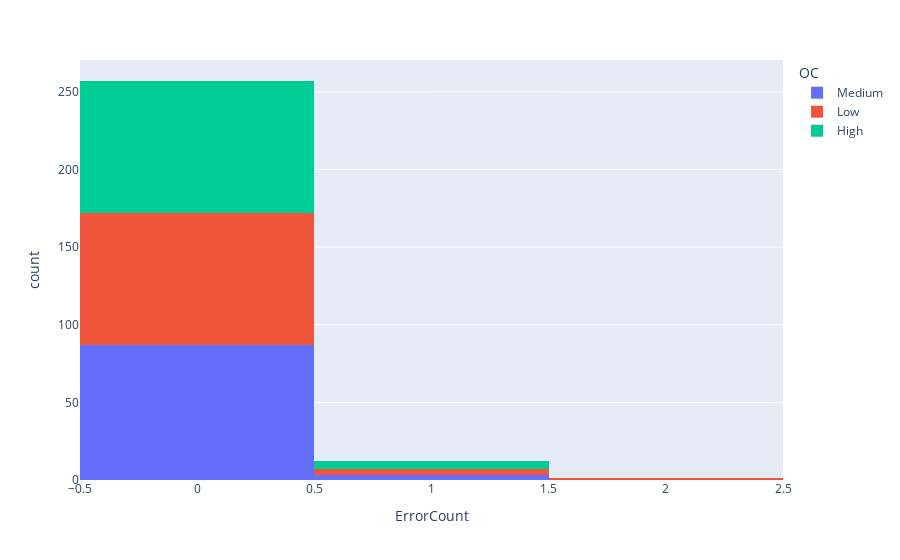

Write notebook code for a chart like this one.
### Code cell
fig = px.histogram(data, x='ErrorCount', color='OC')
fig.show()

### Figure 1 — Plotly figure (JSON) as saved in the notebook; plotly's stock layout.template omitted (floating-point values rounded to 4 significant figures)
{"data": [{"alignmentgroup": "True", "bingroup": "x", "hovertemplate": "OC=Medium<br>ErrorCount=%{x}<br>count=%{y}<extra></extra>", "legendgroup": "Medium", "marker": {"color": "#636efa", "pattern": {"shape": ""}}, "name": "Medium", "offsetgroup": "Medium", "orientation": "v", "showlegend": true, "type": "histogram", "x": [0, 0, 0, 0, 0, 0, 0, 0, 0, 0, 1, 1, 0, 0, 0, 0, 0, 0, 0, 0, 0, 0, 0, 0, 1, 0, 0, 0, 0, 0, 0, 0, 0, 0, 0, 0, 0, 0, 0, 0, 0, 0, 0, 0, 0, 0, 0, 0, 0, 0, 0, 0, 0, 0, 0, 0, 0, 0, 0, 0, 0, 0, 0, 0, 0, 0, 0, 0, 0, 0, 0, 0, 0, 0, 0, 0, 0, 0, 0, 0, 0, 0, 0, 0, 0, 0, 0, 0, 0, 0], "xaxis": "x", "yaxis": "y"}, {"alignmentgroup": "True", "bingroup": "x", "hovertemplate": "OC=Low<br>ErrorCount=%{x}<br>count=%{y}<extra></extra>", "legendgroup": "Low", "marker": {"color": "#EF553B", "pattern": {"shape": ""}}, "name": "Low", "offsetgroup": "Low", "orientation": "v", "showlegend": true, "type": "histogram", "x": [0, 0, 0, 0, 0, 0, 0, 0, 0, 0, 1, 0, 0, 0, 0, 0, 0, 0, 0, 0, 0, 0, 0, 1, 0, 0, 0, 0, 0, 0, 0, 0, 0, 0, 0, 1, 0, 2, 1, 0, 0, 0, 0, 0, 0, 0, 0, 0, 0, 0, 0, 0, 0, 0, 0, 0, 0, 0, 0, 0, 0, 0, 0, 0, 0, 0, 0, 0, 0, 0, 0, 0, 0, 0, 0, 0, 0, 0, 0, 0, 0, 0, 0, 0, 0, 0, 0, 0, 0, 0], "xaxis": "x", "yaxis": "y"}, {"alignmentgroup": "True", "bingroup": "x", "hovertemplate": "OC=High<br>ErrorCount=%{x}<br>count=%{y}<extra></extra>", "legendgroup": "High", "marker": {"color": "#00cc96", "pattern": {"shape": ""}}, "name": "High", "offsetgroup": "High", "orientation": "v", "showlegend": true, "type": "histogram", "x": [0, 0, 0, 0, 0, 0, 0, 0, 0, 0, 1, 0, 0, 0, 0, 1, 0, 0, 0, 0, 0, 0, 0, 0, 0, 0, 1, 0, 0, 0, 0, 0, 0, 0, 0, 1, 0, 0, 0, 0, 0, 0, 0, 0, 0, 0, 0, 0, 0, 0, 0, 0, 0, 0, 0, 0, 0, 1, 0, 0, 0, 0, 0, 0, 0, 0, 0, 0, 0, 0, 0, 0, 0, 0, 0, 0, 0, 0, 0, 0, 0, 0, 0, 0, 0, 0, 0, 0, 0, 0], "xaxis": "x", "yaxis": "y"}], "layout": {"barmode": "relative", "legend": {"title": {"text": "OC"}, "tracegroupgap": 0}, "margin": {"t": 60}, "xaxis": {"anchor": "y", "domain": [0, 1], "title": {"text": "ErrorCount"}}, "yaxis": {"anchor": "x", "domain": [0, 1], "title": {"text": "count"}}}}
